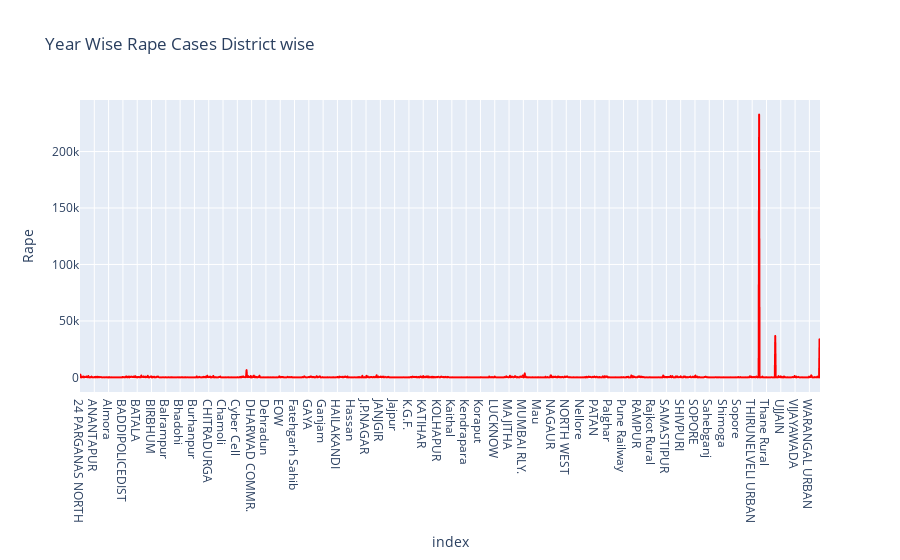

The notebook cell this image was saved under:
### Code cell
fig = px.line(total_case_all_years_district, x=total_case_all_years_district.index, y='Rape',title='Year Wise Rape Cases District wise',color_discrete_sequence=['red'])
fig.show()

### Figure 1 — Plotly figure (JSON) as saved in the notebook; plotly's stock layout.template omitted (floating-point values rounded to 4 significant figures; data arrays with more than 128 entries replaced by an {"elided": "..."} marker saying what was removed)
{"data": [{"hovertemplate": "index=%{x}<br>Rape=%{y}<extra></extra>", "legendgroup": "", "line": {"color": "red", "dash": "solid"}, "marker": {"symbol": "circle"}, "mode": "lines", "name": "", "showlegend": false, "type": "scattergl", "x": {"elided": "1605 str values"}, "xaxis": "x", "y": {"elided": "1605 int values"}, "yaxis": "y"}], "layout": {"legend": {"tracegroupgap": 0}, "title": {"text": "Year Wise Rape Cases District wise"}, "xaxis": {"anchor": "y", "domain": [0, 1], "title": {"text": "index"}}, "yaxis": {"anchor": "x", "domain": [0, 1], "title": {"text": "Rape"}}}}
